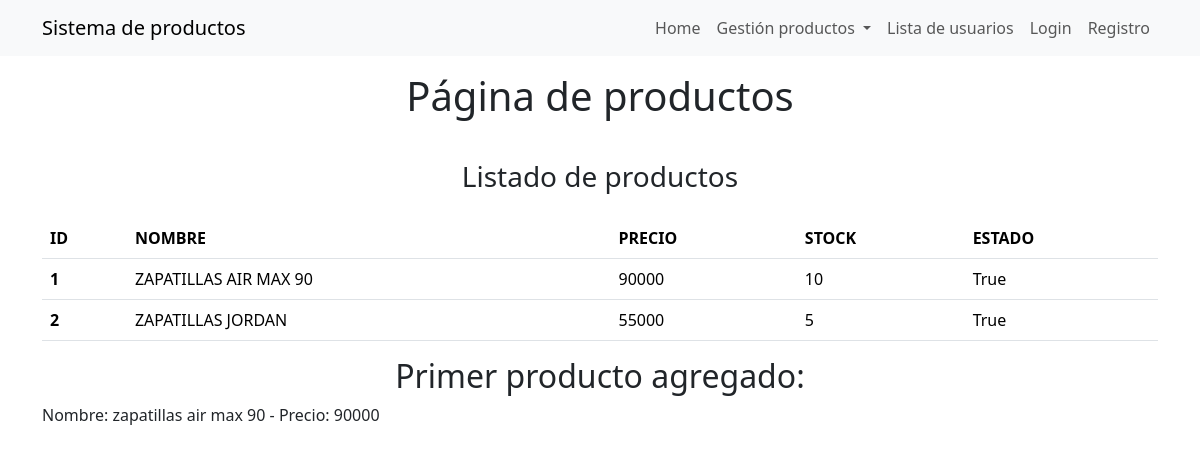
Before: /productos/ with the older database file.
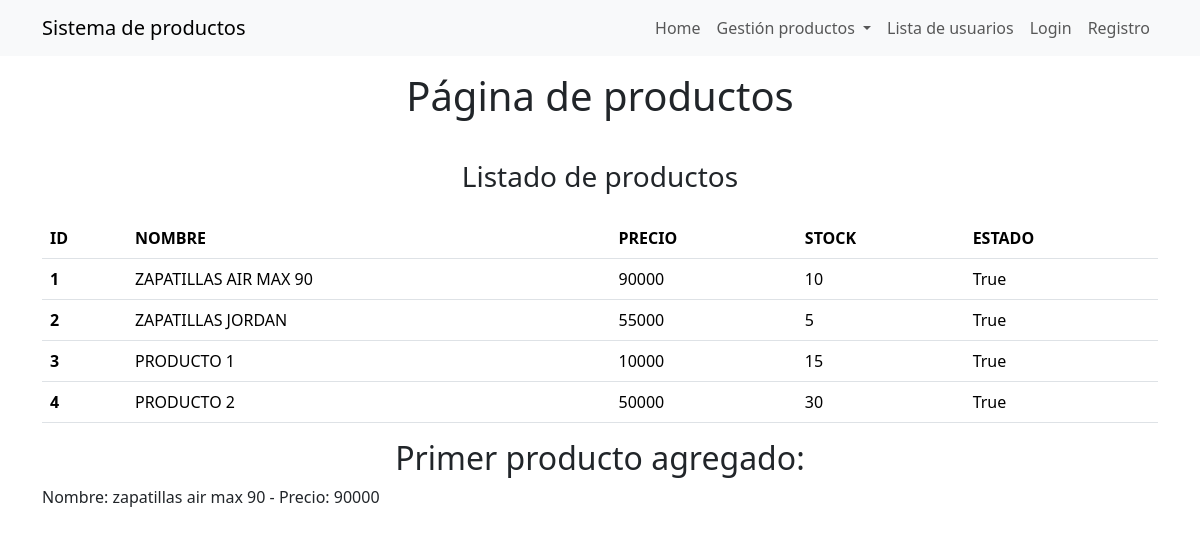
After: the same page with the newer database file.
### productos/models.py (models this page shows, shortened)
class Producto(models.Model):
    CATEGORIAS = [
        ('HOGAR', 'Hogar'),
        ('COCINA', 'Cocina'),
        ('JARDIN', 'Jardín'),
        ('SIN_CATEGORIA', 'Sin categoría')
    ]
    nombre = models.CharField(max_length=50, blank=False, null=False)
    descripcion = models.CharField(max_length=255, blank=False, null=False)
    precio = models.PositiveIntegerField(default=9999999, blank=False, null=False)
    stock = models.PositiveIntegerField(default=0, blank=False, null=False)
    estado = models.BooleanField(default=True, blank=False, null=False)
    categoria = models.CharField(max_length=50, choices=CATEGORIAS, default='SIN_CATEGORIA')
    def __str__(self):
        return f"Nombre: {self.nombre} - Precio: {self.precio}"

### productos/views.py (the view)
# urls.py: path('', views.productos, name="productos"),
def productos(request):
    lista_productos = Producto.objects.all()
    contexto = {}
    contexto["productos"] = lista_productos
    return render(request, "productos/productos.html", contexto)

### templates/productos/productos.html
{% extends "layouts/base.html" %} {% block contenido %}
<header>
    <h1 class="text-center py-3">Página de productos</h1>
</header>
<main class="container">
    <section id="listado-productos">
        <h3 class="text-center py-3">Listado de productos</h3>
        {% if productos %}
        <table class="table">
            <thead>
                <tr>
                    <th scope="col">ID</th>
                    <th scope="col">NOMBRE</th>
                    <th scope="col">PRECIO</th>
                    <th scope="col">STOCK</th>
                    <th scope="col">ESTADO</th>
                </tr>
            </thead>
            <tbody>
                {% for producto in productos %}
                <tr>
                    <th scope="row">{{producto.id}}</th>
                    <td>{{producto.nombre|upper}}</td>
                    <td>{{producto.precio}}</td>
                    <td>{{producto.stock}}</td>
                    <td>{{producto.estado}}</td>
                </tr>
                {% endfor %}
            </tbody>
        </table>
        {% else %}
        <p class="text-center">No existes productis disponibles.</p>
        {% endif %}
    </section>
    <section>
        <h2 class="text-center">Primer producto agregado:</h2>
        <p>{{ productos|first }}</p>
    </section>
</main>
{% endblock contenido %}

Changed rows visible on the page:
added Producto: id "3", nombre "PRODUCTO 1", precio "10000", stock "15", estado "True"
added Producto: id "4", nombre "PRODUCTO 2", precio "50000", stock "30", estado "True"
